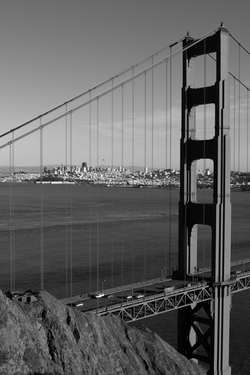
%> input picture ENGN2605/Zhuo Wang_Lab06/images/problem_1/Golden_Gate/goldengate-02.png, 250 x 375 px, shrunk from 600 x 900 before the run
$ octave P4.m   (GNU Octave 9; MATLAB toolbox functions it lacks are replaced by stand-ins)
%> lines starting %> are read from the running program, lines starting %| are printed output that depends on the picture
clc;
clear;
close all;
format long;

%Run the 'vl_setup' file before running it

I1 = double(im2gray(imread("images\problem_1\Golden_Gate\goldengate-02.png")));
%> I1: size 375x250 double; min 0, max 255, mean 98.5; mean of the top-left, top-right, bottom-left and bottom-right quarters 144.7, 116.9, 74.2, 58.6
I2 = double(im2gray(imread("images\problem_1\Golden_Gate\goldengate-03.png")));
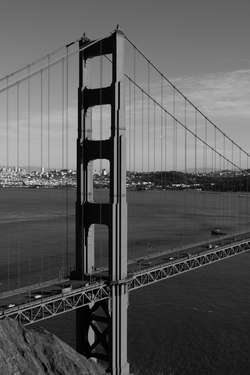
%> input picture ENGN2605/Zhuo Wang_Lab06/images/problem_1/Golden_Gate/goldengate-03.png, 250 x 375 px, shrunk from 600 x 900 before the run
%> I2: size 375x250 double; min 0, max 238, mean 89.9; mean of the top-left, top-right, bottom-left and bottom-right quarters 119.2, 130.5, 60.2, 50.2
I3 = double(rgb2gray(imread("images\problem_1\LEMS_lab\lems-01.png")));
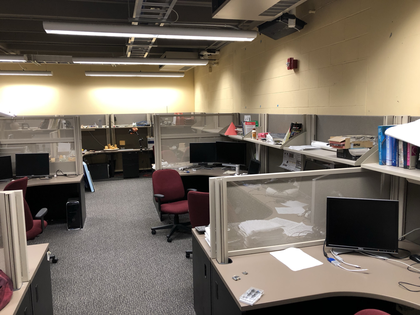
%> input picture ENGN2605/Zhuo Wang_Lab06/images/problem_1/LEMS_lab/lems-01.png, 420 x 315 px, shrunk from 1008 x 756 before the run
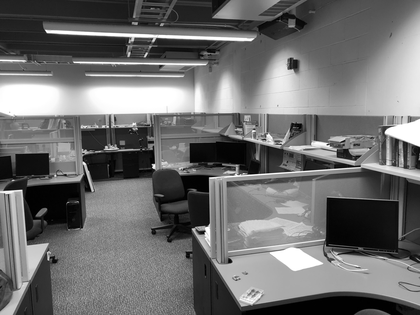
%> I3: size 315x420 double; min 0, max 255, mean 110.5
I4 = double(rgb2gray(imread("images\problem_1\LEMS_lab\lems-02.png")));
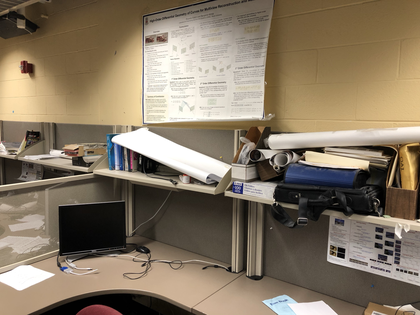
%> input picture ENGN2605/Zhuo Wang_Lab06/images/problem_1/LEMS_lab/lems-02.png, 420 x 315 px, shrunk from 1008 x 756 before the run
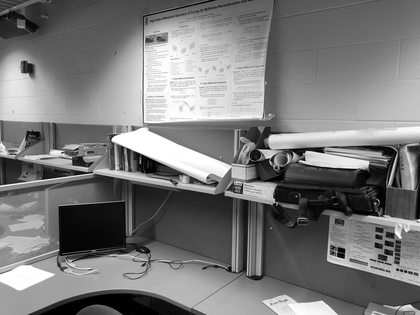
%> I4: size 315x420 double; min 0, max 255, mean 121.6

im1 = imread("images\problem_1\Golden_Gate\goldengate-02.png");
%> im1 is the input picture: size 375x250 uint8; min 0, max 255, mean 98.5
im2 = imread("images\problem_1\Golden_Gate\goldengate-03.png");
%> im2 is the input picture: size 375x250 uint8; min 0, max 238, mean 89.9
im3 = imread("images\problem_1\LEMS_lab\lems-01.png");
%> im3 is the input picture: size 315x420x3 uint8; mean R, G, B 119, 108.8, 97.1
im4 = imread("images\problem_1\LEMS_lab\lems-02.png");
%> im4 is the input picture: size 315x420x3 uint8; mean R, G, B 133.8, 119.6, 100


peakthresh = 0.1;
edgethresh = 5;

%> (the run ends here)
